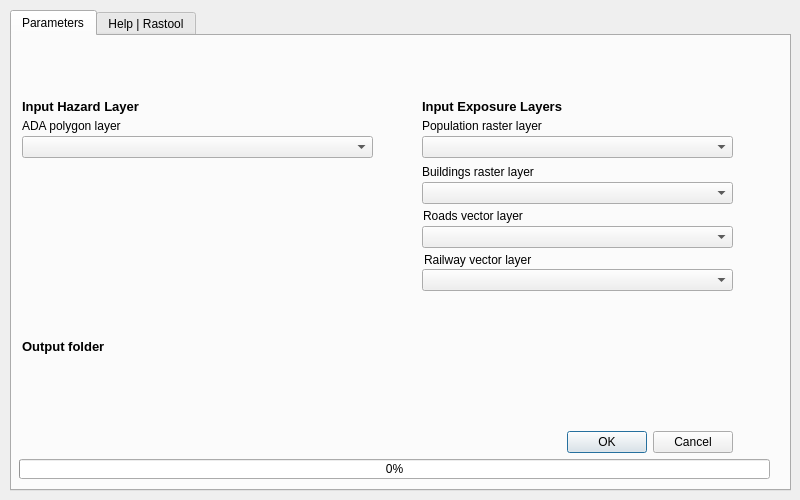
<?xml version="1.0" encoding="UTF-8"?>
<ui version="4.0">
 <class>rastoolDialogBase</class>
 <widget class="QDialog" name="rastoolDialogBase">
  <property name="geometry">
   <rect>
    <x>0</x>
    <y>0</y>
    <width>800</width>
    <height>500</height>
   </rect>
  </property>
  <property name="minimumSize">
   <size>
    <width>800</width>
    <height>500</height>
   </size>
  </property>
  <property name="maximumSize">
   <size>
    <width>5000</width>
    <height>50000</height>
   </size>
  </property>
  <property name="windowTitle">
   <string>Rastool</string>
  </property>
  <widget class="QTabWidget" name="tabWidget">
   <property name="geometry">
    <rect>
     <x>10</x>
     <y>10</y>
     <width>781</width>
     <height>481</height>
    </rect>
   </property>
   <property name="currentIndex">
    <number>0</number>
   </property>
   <widget class="QWidget" name="tab">
    <attribute name="title">
     <string>Parameters</string>
    </attribute>
    <widget class="QDialogButtonBox" name="button_box">
     <property name="geometry">
      <rect>
       <x>380</x>
       <y>390</y>
       <width>341</width>
       <height>32</height>
      </rect>
     </property>
     <property name="orientation">
      <enum>Qt::Horizontal</enum>
     </property>
     <property name="standardButtons">
      <set>QDialogButtonBox::Cancel|QDialogButtonBox::Ok</set>
     </property>
    </widget>
    <widget class="QLabel" name="label_3">
     <property name="geometry">
      <rect>
       <x>10</x>
       <y>60</y>
       <width>141</width>
       <height>20</height>
      </rect>
     </property>
     <property name="font">
      <font>
       <pointsize>10</pointsize>
       <weight>75</weight>
       <bold>true</bold>
      </font>
     </property>
     <property name="text">
      <string>Input Hazard Layer</string>
     </property>
    </widget>
    <widget class="QLabel" name="label_4">
     <property name="geometry">
      <rect>
       <x>10</x>
       <y>300</y>
       <width>671</width>
       <height>20</height>
      </rect>
     </property>
     <property name="font">
      <font>
       <pointsize>10</pointsize>
       <weight>75</weight>
       <bold>true</bold>
      </font>
     </property>
     <property name="text">
      <string>Output folder</string>
     </property>
    </widget>
    <widget class="QLabel" name="label_5">
     <property name="geometry">
      <rect>
       <x>410</x>
       <y>60</y>
       <width>151</width>
       <height>20</height>
      </rect>
     </property>
     <property name="font">
      <font>
       <pointsize>10</pointsize>
       <weight>75</weight>
       <bold>true</bold>
      </font>
     </property>
     <property name="text">
      <string>Input Exposure Layers</string>
     </property>
    </widget>
    <widget class="QProgressBar" name="progressBar">
     <property name="geometry">
      <rect>
       <x>7</x>
       <y>423</y>
       <width>751</width>
       <height>20</height>
      </rect>
     </property>
     <property name="value">
      <number>0</number>
     </property>
    </widget>
    <widget class="QLabel" name="label">
     <property name="geometry">
      <rect>
       <x>10</x>
       <y>80</y>
       <width>231</width>
       <height>20</height>
      </rect>
     </property>
     <property name="text">
      <string>ADA polygon layer</string>
     </property>
    </widget>
    <widget class="QgsFileWidget" name="mQgsFileWidget">
     <property name="geometry">
      <rect>
       <x>10</x>
       <y>320</y>
       <width>711</width>
       <height>27</height>
      </rect>
     </property>
     <property name="fileWidgetButtonVisible">
      <bool>true</bool>
     </property>
     <property name="useLink">
      <bool>false</bool>
     </property>
     <property name="fullUrl">
      <bool>false</bool>
     </property>
    </widget>
    <widget class="QLabel" name="label_2">
     <property name="geometry">
      <rect>
       <x>410</x>
       <y>80</y>
       <width>231</width>
       <height>20</height>
      </rect>
     </property>
     <property name="text">
      <string>Population raster layer</string>
     </property>
    </widget>
    <widget class="QLabel" name="label_6">
     <property name="geometry">
      <rect>
       <x>410</x>
       <y>126</y>
       <width>231</width>
       <height>20</height>
      </rect>
     </property>
     <property name="text">
      <string>Buildings raster layer</string>
     </property>
    </widget>
    <widget class="QLabel" name="label_7">
     <property name="geometry">
      <rect>
       <x>411</x>
       <y>170</y>
       <width>231</width>
       <height>20</height>
      </rect>
     </property>
     <property name="text">
      <string>Roads vector layer</string>
     </property>
    </widget>
    <widget class="QLabel" name="label_8">
     <property name="geometry">
      <rect>
       <x>412</x>
       <y>214</y>
       <width>231</width>
       <height>20</height>
      </rect>
     </property>
     <property name="text">
      <string>Railway vector layer</string>
     </property>
    </widget>
    <widget class="QComboBox" name="layerComboBox">
     <property name="geometry">
      <rect>
       <x>10</x>
       <y>100</y>
       <width>351</width>
       <height>22</height>
      </rect>
     </property>
    </widget>
    <widget class="QComboBox" name="populationcomboBox">
     <property name="geometry">
      <rect>
       <x>410</x>
       <y>100</y>
       <width>311</width>
       <height>22</height>
      </rect>
     </property>
    </widget>
    <widget class="QComboBox" name="buildingscomboBox">
     <property name="geometry">
      <rect>
       <x>410</x>
       <y>146</y>
       <width>311</width>
       <height>22</height>
      </rect>
     </property>
    </widget>
    <widget class="QComboBox" name="roadscomboBox">
     <property name="geometry">
      <rect>
       <x>410</x>
       <y>190</y>
       <width>311</width>
       <height>22</height>
      </rect>
     </property>
    </widget>
    <widget class="QComboBox" name="railwaycomboBox">
     <property name="geometry">
      <rect>
       <x>410</x>
       <y>233</y>
       <width>311</width>
       <height>22</height>
      </rect>
     </property>
    </widget>
   </widget>
   <widget class="QWidget" name="tab_2">
    <attribute name="title">
     <string>Help | Rastool</string>
    </attribute>
    <widget class="QTextEdit" name="textEdit">
     <property name="geometry">
      <rect>
       <x>10</x>
       <y>10</y>
       <width>751</width>
       <height>441</height>
      </rect>
     </property>
     <property name="html">
      <string>&lt;!DOCTYPE HTML PUBLIC &quot;-//W3C//DTD HTML 4.0//EN&quot; &quot;http://www.w3.org/TR/REC-html40/strict.dtd&quot;&gt;
&lt;html&gt;&lt;head&gt;&lt;meta name=&quot;qrichtext&quot; content=&quot;1&quot; /&gt;&lt;style type=&quot;text/css&quot;&gt;
p, li { white-space: pre-wrap; }
&lt;/style&gt;&lt;/head&gt;&lt;body style=&quot; font-family:'MS Shell Dlg 2'; font-size:8.25pt; font-weight:400; font-style:normal;&quot;&gt;
&lt;p style=&quot; margin-top:0px; margin-bottom:0px; margin-left:0px; margin-right:0px; -qt-block-indent:0; text-indent:0px;&quot;&gt;&lt;span style=&quot; font-size:10pt; font-weight:600; color:#ff0000;&quot;&gt;NOTE: PLEASE READ BEFORE RUN THE PLUGIN &lt;/span&gt;&lt;/p&gt;
&lt;p style=&quot;-qt-paragraph-type:empty; margin-top:0px; margin-bottom:0px; margin-left:0px; margin-right:0px; -qt-block-indent:0; text-indent:0px; font-size:10pt; font-weight:600; color:#ff0000;&quot;&gt;&lt;br /&gt;&lt;/p&gt;
&lt;p style=&quot; margin-top:0px; margin-bottom:0px; margin-left:0px; margin-right:0px; -qt-block-indent:0; text-indent:0px;&quot;&gt;&lt;span style=&quot; font-family:'Calibri,sans-serif'; font-size:8pt;&quot;&gt;In order to find more information visit:  &lt;/span&gt;&lt;a href=&quot;https://rastool.cttc.es/index.php&quot;&gt;&lt;span style=&quot; font-size:8pt; text-decoration: underline; color:#0000ff;&quot;&gt;https://rastool.cttc.es/index.php&lt;/span&gt;&lt;/a&gt;&lt;span style=&quot; font-family:'Calibri,sans-serif'; font-size:8pt;&quot;&gt;.&lt;/span&gt;&lt;span style=&quot; font-size:8pt;&quot;&gt; &lt;/span&gt;&lt;/p&gt;
&lt;p style=&quot; margin-top:12px; margin-bottom:12px; margin-left:0px; margin-right:0px; -qt-block-indent:0; text-indent:0px;&quot;&gt;&lt;span style=&quot; font-size:15pt; font-weight:600;&quot;&gt;RASTOOL plugin&lt;/span&gt;&lt;span style=&quot; font-size:8pt;&quot;&gt; &lt;/span&gt;&lt;/p&gt;
&lt;p style=&quot; margin-top:12px; margin-bottom:12px; margin-left:0px; margin-right:0px; -qt-block-indent:0; text-indent:0px;&quot;&gt;&lt;span style=&quot; font-size:8pt;&quot;&gt;OBJECTIVES OF WP5:to provide decision makers tools to assess exposure and the potential impact of the detected active hazards and to support risk assessment.3 specific objectives:(i) To identify and classify the exposed elements including critical infrastructures.(ii)To assess vulnerability of the exposed elements (for people and assets).To assess EXPOSURE and PROCESS MAGNITUDE(iii) To provide a tool to analyse risk by crossing active hazards and vulnerability of exposed elements.To provide a tool to assess POTENTIAL IMPACT by crossing PROCESS MAGNITUDE and EXPOSURE. &lt;/span&gt;&lt;/p&gt;
&lt;p style=&quot; margin-top:12px; margin-bottom:12px; margin-left:0px; margin-right:0px; -qt-block-indent:0; text-indent:0px;&quot;&gt;&lt;span style=&quot; font-size:10pt; font-weight:600; font-style:italic;&quot;&gt;Potential impact: &lt;/span&gt;&lt;/p&gt;
&lt;p style=&quot; margin-top:12px; margin-bottom:12px; margin-left:0px; margin-right:0px; -qt-block-indent:0; text-indent:0px;&quot;&gt;&lt;span style=&quot; font-size:8pt;&quot;&gt;The risk\potential impact is obtained from a risk\impact matrix that use EXPOSURE classification and process MAGNITUDE classification). &lt;/span&gt;&lt;/p&gt;
&lt;p style=&quot; margin-top:12px; margin-bottom:12px; margin-left:0px; margin-right:0px; -qt-block-indent:0; text-indent:0px;&quot;&gt;&lt;span style=&quot; font-size:10pt; font-weight:600; font-style:italic;&quot;&gt;Exposure: &lt;/span&gt;&lt;/p&gt;
&lt;p style=&quot; margin-top:12px; margin-bottom:12px; margin-left:0px; margin-right:0px; -qt-block-indent:0; text-indent:0px;&quot;&gt;&lt;span style=&quot; font-size:8pt;&quot;&gt;EXPOSURE ASSESSMENT (BUILDINGS_POPULATION_CRITICAL ROADS_RAILWAY)(Natural Processes: Landslide, Sinkhole, Subsidence, Setlement)&lt;/span&gt;&lt;/p&gt;
&lt;p style=&quot; margin-top:12px; margin-bottom:12px; margin-left:0px; margin-right:0px; -qt-block-indent:0; text-indent:0px;&quot;&gt;&lt;span style=&quot; font-size:10pt; font-weight:600; font-style:italic;&quot;&gt;Process Magnitude:&lt;/span&gt;&lt;span style=&quot; font-size:8pt;&quot;&gt; &lt;/span&gt;&lt;/p&gt;
&lt;p style=&quot; margin-top:12px; margin-bottom:12px; margin-left:0px; margin-right:0px; -qt-block-indent:0; text-indent:0px;&quot;&gt;&lt;span style=&quot; font-size:8pt;&quot;&gt;PROCESS MAGNITUDE (ADA Size_Velocity_Temporal trend)(Natural Processes: Landslide, Sinkhole, Subsidence, Setlement) &lt;/span&gt;&lt;/p&gt;
&lt;p style=&quot; margin-top:12px; margin-bottom:12px; margin-left:0px; margin-right:0px; -qt-block-indent:0; text-indent:0px;&quot;&gt;&lt;span style=&quot; font-family:'Calibri,sans-serif'; font-size:8pt;&quot;&gt;To report failures or make suggestions, please contact &lt;/span&gt;&lt;a href=&quot;mailto:joaherrerama@unal.edu.co&quot;&gt;&lt;span style=&quot; font-size:8pt; text-decoration: underline; color:#0000ff;&quot;&gt;nmileu@edu.ulisboa.pt&lt;/span&gt;&lt;/a&gt;&lt;span style=&quot; font-family:'Calibri,sans-serif'; font-size:8pt;&quot;&gt;.&lt;/span&gt;&lt;span style=&quot; font-size:8pt;&quot;&gt; &lt;/span&gt;&lt;/p&gt;
&lt;p style=&quot; margin-top:12px; margin-bottom:12px; margin-left:0px; margin-right:0px; -qt-block-indent:0; text-indent:0px;&quot;&gt;&lt;span style=&quot; font-family:'Calibri,sans-serif'; font-size:8pt;&quot;&gt;In order to find more information visit: &lt;/span&gt;&lt;a href=&quot;https://github.com/nmileu/rastool&quot;&gt;&lt;span style=&quot; font-size:8pt; text-decoration: underline; color:#0000ff;&quot;&gt;https://github.com/nmileu/rastool&lt;/span&gt;&lt;/a&gt;&lt;span style=&quot; font-family:'Calibri,sans-serif'; font-size:8pt;&quot;&gt;.&lt;/span&gt;&lt;span style=&quot; font-size:8pt;&quot;&gt; &lt;/span&gt;&lt;/p&gt;
&lt;p style=&quot; margin-top:12px; margin-bottom:0px; margin-left:0px; margin-right:0px; -qt-block-indent:0; text-indent:0px;&quot;&gt;&lt;span style=&quot; font-size:8pt; font-weight:600;&quot;&gt;References List&lt;/span&gt;&lt;span style=&quot; font-size:8pt;&quot;&gt; &lt;/span&gt;&lt;/p&gt;
&lt;p style=&quot; margin-top:12px; margin-bottom:0px; margin-left:0px; margin-right:0px; -qt-block-indent:0; text-indent:0px;&quot;&gt;&lt;span style=&quot; font-size:8pt;&quot;&gt;  &lt;/span&gt;&lt;/p&gt;
&lt;p style=&quot; margin-top:0px; margin-bottom:0px; margin-left:0px; margin-right:0px; -qt-block-indent:0; text-indent:0px;&quot;&gt;&lt;span style=&quot; font-size:8pt;&quot;&gt;CTCC-Geomatics Research Unit (2023). ADAtools. ADA classifier user guide, Universidad de Alicante. &lt;/span&gt;&lt;span style=&quot; font-size:8pt; font-style:italic;&quot;&gt;ADAtools for Windows &amp;amp; Linux v2.0.9 and later&lt;/span&gt;&lt;span style=&quot; font-size:8pt;&quot;&gt;, &lt;/span&gt;&lt;span style=&quot; font-size:8pt; font-style:italic;&quot;&gt;1&lt;/span&gt;&lt;span style=&quot; font-size:8pt;&quot;&gt;, 1-12. &lt;/span&gt;&lt;/p&gt;
&lt;p style=&quot;-qt-paragraph-type:empty; margin-top:0px; margin-bottom:0px; margin-left:0px; margin-right:0px; -qt-block-indent:0; text-indent:0px; font-size:8pt;&quot;&gt;&lt;br /&gt;&lt;/p&gt;&lt;/body&gt;&lt;/html&gt;</string>
     </property>
    </widget>
   </widget>
  </widget>
 </widget>
 <customwidgets>
  <customwidget>
   <class>QgsFileWidget</class>
   <extends>QWidget</extends>
   <header>qgsfilewidget.h</header>
  </customwidget>
 </customwidgets>
 <connections>
  <connection>
   <sender>button_box</sender>
   <signal>accepted()</signal>
   <receiver>rastoolDialogBase</receiver>
   <slot>accept()</slot>
   <hints>
    <hint type="sourcelabel">
     <x>20</x>
     <y>20</y>
    </hint>
    <hint type="destinationlabel">
     <x>20</x>
     <y>20</y>
    </hint>
   </hints>
  </connection>
  <connection>
   <sender>button_box</sender>
   <signal>rejected()</signal>
   <receiver>rastoolDialogBase</receiver>
   <slot>reject()</slot>
   <hints>
    <hint type="sourcelabel">
     <x>20</x>
     <y>20</y>
    </hint>
    <hint type="destinationlabel">
     <x>20</x>
     <y>20</y>
    </hint>
   </hints>
  </connection>
 </connections>
</ui>
